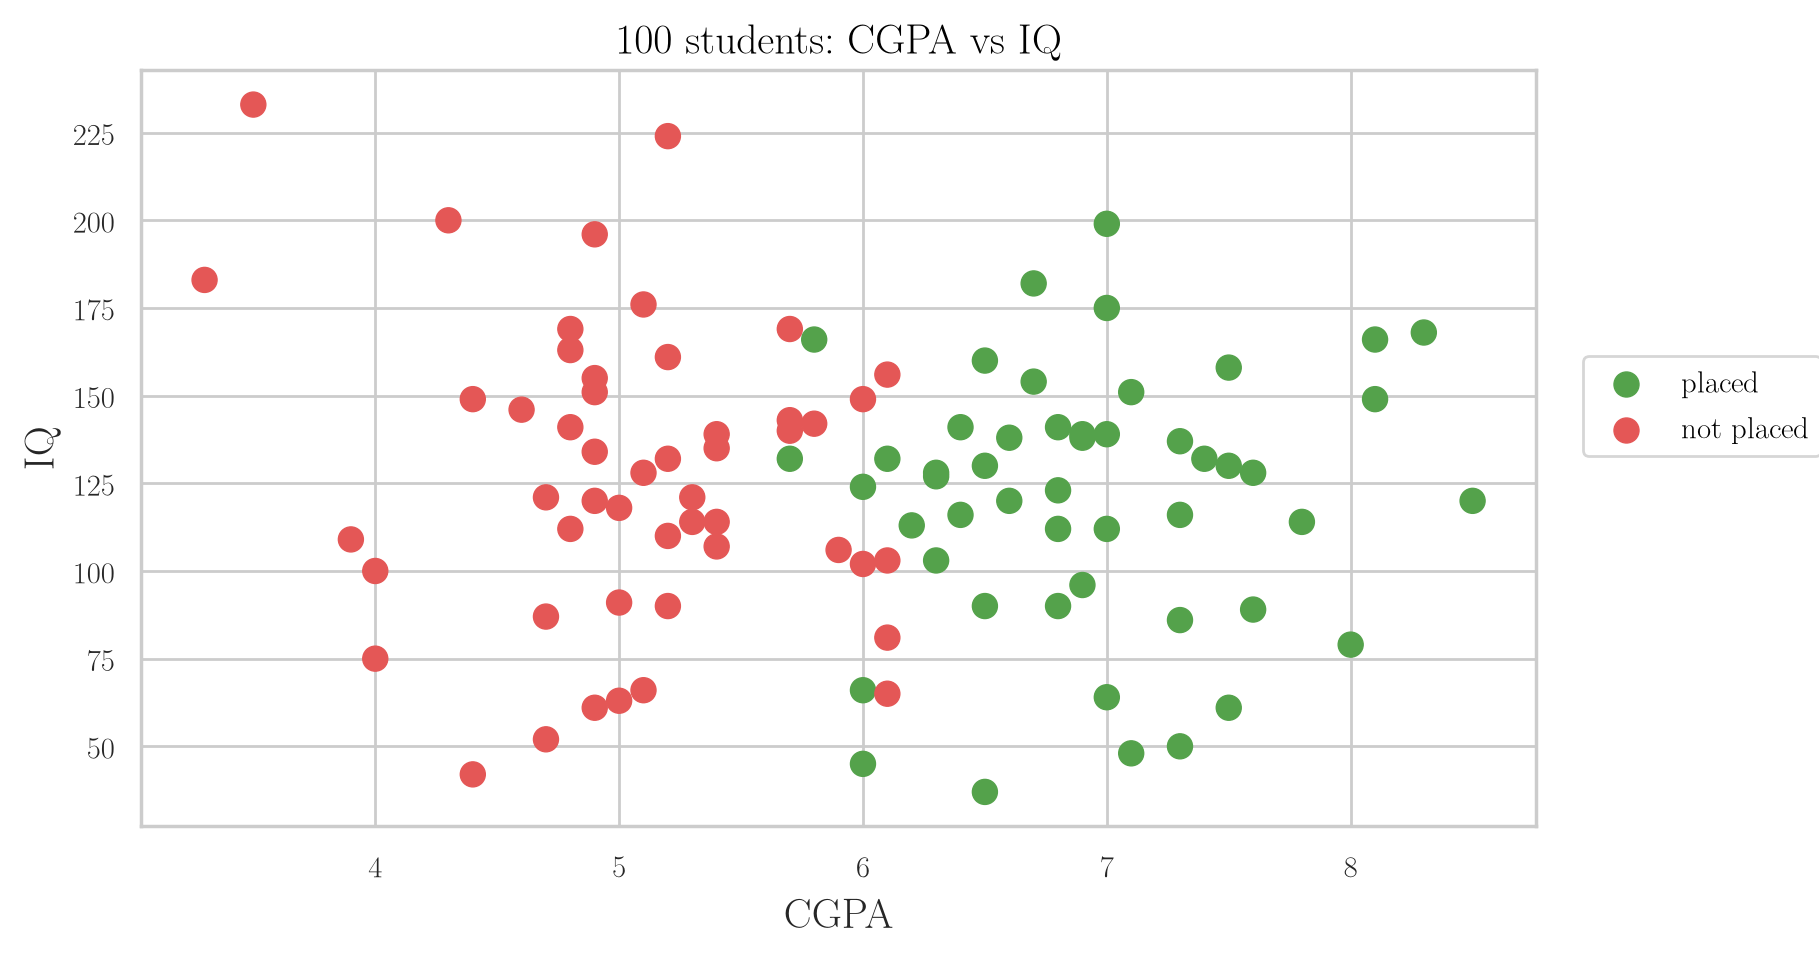

Source code (Python):
"""Exploring the placement data: CGPA vs IQ, coloured by placement."""
from pathlib import Path
import seaborn as sns
import seaborn.objects as so
from toy_model import load

here = Path(__file__).parent
df = load()[0].assign(Placed=lambda d: d.placement.map({1: "placed", 0: "not placed"}))
plot = (
    so.Plot(df, x="cgpa", y="iq", color="Placed")
    .add(so.Dot(pointsize=9))
    .scale(color={"placed": "#54A24B", "not placed": "#E45756"})
    .label(x="CGPA", y="IQ", color="", title="100 students: CGPA vs IQ")
    .layout(size=(8, 5))
    .theme({**sns.axes_style("whitegrid"), "font.family": "Latin Modern Roman", "font.size": 14,
            "axes.titlesize": 15, "axes.labelsize": 15})
)
plot.save(here / "eda_scatter.png", dpi=200, bbox_inches="tight")
plot.save(here / "eda_scatter.pdf", bbox_inches="tight")
